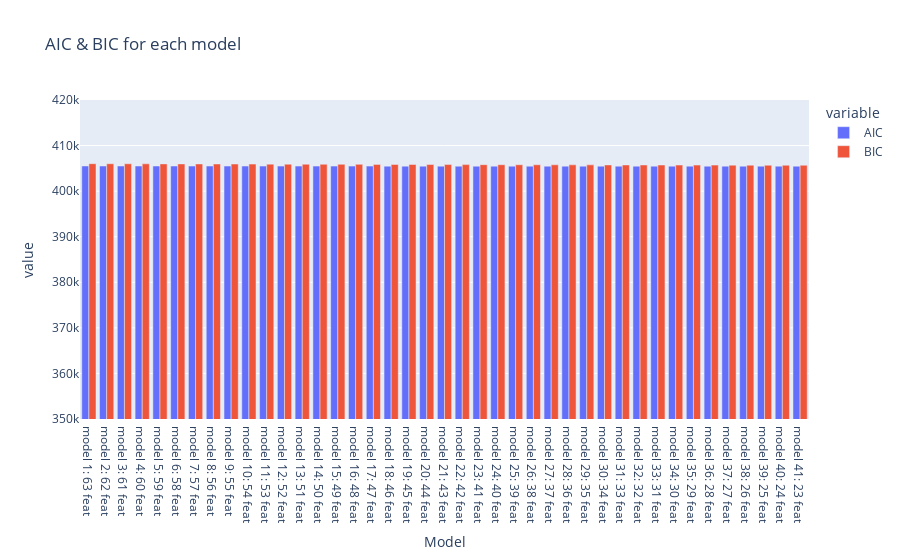

This figure's notebook cell:
### Code cell
fig = px.bar(model_results_BE, x='Model', y=[
       'AIC', 'BIC'], title='AIC & BIC for each model', barmode='group')
fig.update_layout(yaxis_range=[350000,420000])
fig.show()

### Figure 1 — Plotly figure (JSON) as saved in the notebook; plotly's stock layout.template omitted (floating-point values rounded to 4 significant figures)
{"data": [{"alignmentgroup": "True", "hovertemplate": "variable=AIC<br>Model=%{x}<br>value=%{y}<extra></extra>", "legendgroup": "AIC", "marker": {"color": "#636efa", "pattern": {"shape": ""}}, "name": "AIC", "offsetgroup": "AIC", "orientation": "v", "showlegend": true, "textposition": "auto", "type": "bar", "x": ["model 1: 63 feat", "model 2: 62 feat", "model 3: 61 feat", "model 4: 60 feat", "model 5: 59 feat", "model 6: 58 feat", "model 7: 57 feat", "model 8: 56 feat", "model 9: 55 feat", "model 10: 54 feat", "model 11: 53 feat", "model 12: 52 feat", "model 13: 51 feat", "model 14: 50 feat", "model 15: 49 feat", "model 16: 48 feat", "model 17: 47 feat", "model 18: 46 feat", "model 19: 45 feat", "model 20: 44 feat", "model 21: 43 feat", "model 22: 42 feat", "model 23: 41 feat", "model 24: 40 feat", "model 25: 39 feat", "model 26: 38 feat", "model 27: 37 feat", "model 28: 36 feat", "model 29: 35 feat", "model 30: 34 feat", "model 31: 33 feat", "model 32: 32 feat", "model 33: 31 feat", "model 34: 30 feat", "model 35: 29 feat", "model 36: 28 feat", "model 37: 27 feat", "model 38: 26 feat", "model 39: 25 feat", "model 40: 24 feat", "model 41: 23 feat"], "xaxis": "x", "y": [405500.0, 405500.0, 405500.0, 405500.0, 405500.0, 405500.0, 405500.0, 405500.0, 405500.0, 405500.0, 405500.0, 405500.0, 405500.0, 405500.0, 405500.0, 405500.0, 405500.0, 405500.0, 405500.0, 405500.0, 405500.0, 405500.0, 405500.0, 405500.0, 405500.0, 405500.0, 405500.0, 405500.0, 405500.0, 405500.0, 405500.0, 405500.0, 405500.0, 405500.0, 405500.0, 405500.0, 405500.0, 405500.0, 405500.0, 405500.0, 405500.0], "yaxis": "y"}, {"alignmentgroup": "True", "hovertemplate": "variable=BIC<br>Model=%{x}<br>value=%{y}<extra></extra>", "legendgroup": "BIC", "marker": {"color": "#EF553B", "pattern": {"shape": ""}}, "name": "BIC", "offsetgroup": "BIC", "orientation": "v", "showlegend": true, "textposition": "auto", "type": "bar", "x": ["model 1: 63 feat", "model 2: 62 feat", "model 3: 61 feat", "model 4: 60 feat", "model 5: 59 feat", "model 6: 58 feat", "model 7: 57 feat", "model 8: 56 feat", "model 9: 55 feat", "model 10: 54 feat", "model 11: 53 feat", "model 12: 52 feat", "model 13: 51 feat", "model 14: 50 feat", "model 15: 49 feat", "model 16: 48 feat", "model 17: 47 feat", "model 18: 46 feat", "model 19: 45 feat", "model 20: 44 feat", "model 21: 43 feat", "model 22: 42 feat", "model 23: 41 feat", "model 24: 40 feat", "model 25: 39 feat", "model 26: 38 feat", "model 27: 37 feat", "model 28: 36 feat", "model 29: 35 feat", "model 30: 34 feat", "model 31: 33 feat", "model 32: 32 feat", "model 33: 31 feat", "model 34: 30 feat", "model 35: 29 feat", "model 36: 28 feat", "model 37: 27 feat", "model 38: 26 feat", "model 39: 25 feat", "model 40: 24 feat", "model 41: 23 feat"], "xaxis": "x", "y": [406000.0, 406000.0, 406000.0, 406000.0, 406000.0, 406000.0, 406000.0, 406000.0, 405900.0, 405900.0, 405900.0, 405900.0, 405900.0, 405900.0, 405900.0, 405900.0, 405900.0, 405900.0, 405800.0, 405800.0, 405800.0, 405800.0, 405800.0, 405800.0, 405800.0, 405800.0, 405800.0, 405800.0, 405800.0, 405800.0, 405700.0, 405700.0, 405700.0, 405700.0, 405700.0, 405700.0, 405700.0, 405700.0, 405700.0, 405700.0, 405700.0], "yaxis": "y"}], "layout": {"barmode": "group", "legend": {"title": {"text": "variable"}, "tracegroupgap": 0}, "title": {"text": "AIC & BIC for each model"}, "xaxis": {"anchor": "y", "domain": [0, 1], "title": {"text": "Model"}}, "yaxis": {"anchor": "x", "domain": [0, 1], "range": [350000, 420000], "title": {"text": "value"}}}}
